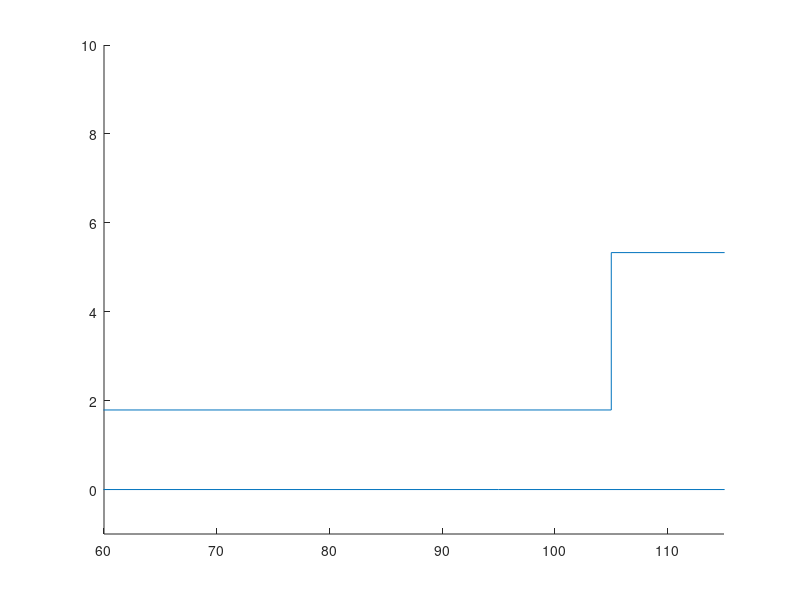

Source code (MATLAB):
A=1.1*1.4 + 0.25;
B=1.1*1.4 + 1;
L=1.6552+1.885;
%precisa dar o x0
% x0=76;
x0=95;

figure
hold on
axis([60 115 -1 10])

line([0 x0],[0 0])
line([x0 x0+10+13.5],[0 0])
line([x0+10+13.5 x0+10+13.5],[0 2.4])
line([x0+10+13.5 x0+10+13.5+11],[2.4 2.4])
line([x0+10+13.5+11 x0+10+13.5+11],[2.4 -0.6])
line([x0+10+13.5+11 x0+10+13.5+11+12.5+12],[-0.6 -0.6])

line([0 x0+10],[A A])
line([x0+10 x0+10],[A A+B+1])
line([x0+10 x0+10+13.5+11+12.5],[A+B+1 A+B+1])
line([x0+10+13.5+11+12.5 x0+10+13.5+11+12.5],[A+B+1 A+0.6])
line([x0+10+13.5+11+12.5 x0+10+13.5+11+12.5+12],[A+0.6 A+0.6])




    